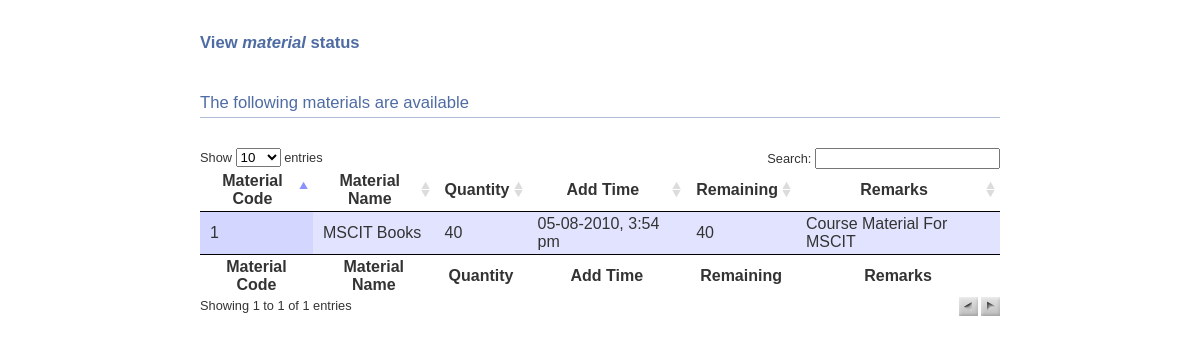
The app's page /IMS/view_material_status.php (signed in), older data.
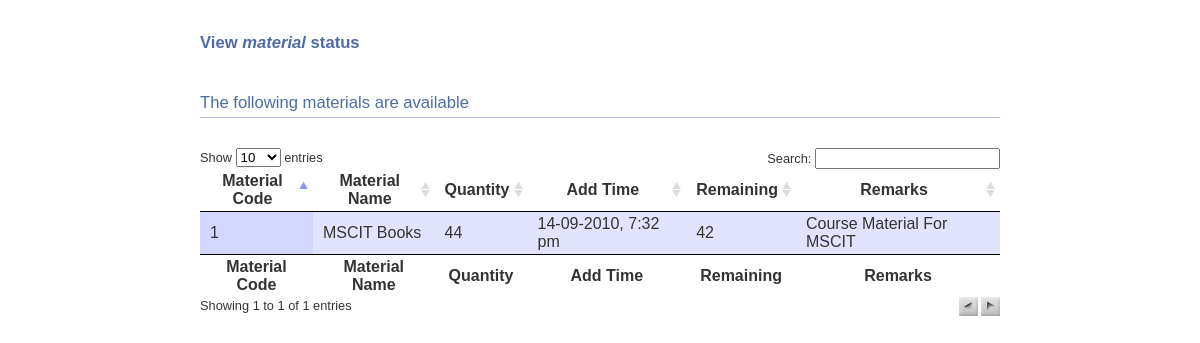
The same page, newer data.
### tables this page shows
CREATE TABLE `materials` (
  `MCODE` smallint(6) NOT NULL default '0',
  `MATNAME` text NOT NULL,
  `QUANTITY` mediumint(9) NOT NULL default '0',
  `ADDTIME` bigint(20) NOT NULL default '0',
  `REMAIN` int(11) NOT NULL default '0',
  `REMARKS` text NOT NULL,
  PRIMARY KEY  (`MCODE`)
);

### IMS/view_material_status.php (the view, shortened to what this page needs)
<!DOCTYPE HTML PUBLIC "-//W3C//DTD HTML 4.0 Transitional//EN">
<html>
<head>
</head>
	<body id="dt_example">
		<div id="container">
			<div class="full_width big">
				View <i>material</i> status
			</div>
			<h1>The following materials are available</h1>
			<div id="demo">
<table cellpadding="0" cellspacing="0" border="0" class="display" id="example">
	<thead>
		<tr>
			<th>Material Code</th>
			<th>Material Name</th>
			<th>Quantity</th>
			<th>Add Time</th>
			<th>Remaining</th>
			<th>Remarks</th>
		</tr>
	</thead>
	<tbody>
		<?php
		$query="SELECT MCODE,MATNAME,QUANTITY,ADDTIME,REMAIN,REMARKS FROM materials";
		$results=mysql_query($query);
		while(list($mcode,$matname,$quantity,$addtime,$remain,$remarks)=mysql_fetch_row($results))
		{
			$addtime=date("d-m-Y, g:i a", $addtime);
				echo "<tr>";
					echo "<td>$mcode</td>";
					echo "<td>$matname</td>";
					echo "<td>$quantity</td>";
					echo "<td>$addtime</td>";
					echo "<td>$remain</td>";
					echo "<td>$remarks</td>";
				echo "</tr>";
		}
		?>
	</tbody>
	<tfoot>
		<tr>
			<th>Material Code</th>
			<th>Material Name</th>
			<th>Quantity</th>
			<th>Add Time</th>
			<th>Remaining</th>
			<th>Remarks</th>
		</tr>
	</tfoot>
</table>
			</div>
</div>
	</body>
</html>

Row changes from the older to the newer data that the page shows:
changed materials "MSCIT Books": QUANTITY "40" → "44"; ADDTIME "05-08-2010, 3:54 pm" → "14-09-2010, 7:32 pm"; REMAIN "40" → "42"
